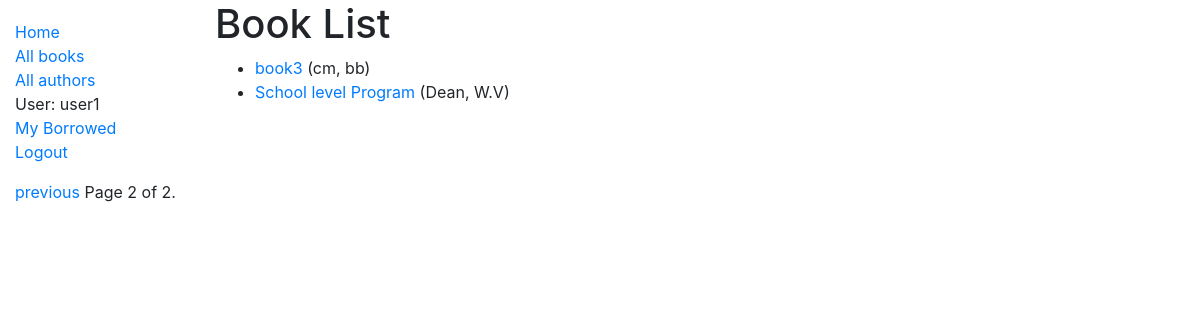
/catalog/books/?page=2 (signed in), run on the app's committed database.
### catalog/models.py (models this page shows, shortened)
class Book(models.Model):
    title = models.CharField(max_length=200)
    author = models.ForeignKey('Author', on_delete=models.SET_NULL, null=True)
    summary = models.TextField(max_length=1000, help_text='Enter a brief description of the book')
    isbn = models.CharField('ISBN', max_length=13, unique=True,
                            help_text='13 Character <a href="https://www.isbn-international.org/content/what-isbn">ISBN number</a>')
    genre = models.ManyToManyField(Genre, help_text='Select a genre for this book')
    language = models.ForeignKey('Language', on_delete=models.SET_NULL, null=True)
    def get_absolute_url(self):
        return reverse('book-detail', args=[str(self.id)])
    def display_genre(self):
        """Create a string for the Genre. This is required to display genre in Admin."""
        return ', '.join(genre.name for genre in self.genre.all()[:3])
    display_genre.short_description = 'Genre'

class Author(models.Model):
    first_name = models.CharField(max_length=100)
    last_name = models.CharField(max_length=100)
    date_of_birth = models.DateField(null=True, blank=True)
    date_of_death = models.DateField('died', null=True, blank=True)
    class Meta:
        ordering = ['last_name', 'first_name']
    def __str__(self):
        return f'{self.last_name}, {self.first_name}'

### catalog/views.py (the view)
# urls.py: path('books/', views.BookListView.as_view(), name='books'),
class BookListView(LoginRequiredMixin, generic.ListView):
    login_url = '/accounts/login/'
    model = Book
    template_name = 'book_list.html'
    paginate_by = 2
    def get_queryset(self):
        return Book.objects.all()
    def get_context_data(self, **kwargs):
        context = super(BookListView, self).get_context_data(**kwargs)
        context['some_data'] = 'This is just some data'
        return context

### catalog/templates/book_list.html
{% extends "base_generic.html" %}
{% block content %}
  <h1>Book List</h1>
  {% if book_list %}
  <ul>
    {% for book in book_list %}
      <li>
        <a href="{{ book.get_absolute_url }}">{{ book.title }}</a> ({{book.author}})
      </li>
    {% endfor %}
  </ul>
  {% else %}
    <p>There are no books in the library.</p>
  {% endif %}
{% endblock %}

### catalog/templates/base_generic.html (shortened to what this page needs)
<!DOCTYPE html>
<html lang="en">
<head>
    <link rel="stylesheet" href="https://cdn.jsdelivr.net/npm/bootstrap@4.5.3/dist/css/bootstrap.min.css"
>
    {% load static %}
    <link rel="stylesheet" href="{% static 'css/styles.css' %}">
</head>
<body>
<div class="container-fluid">
    <div class="row">
        <div class="col-sm-2">
            {% block sidebar %}
                <ul class="sidebar-nav">
                    <li><a href="{% url 'index' %}">Home</a></li>
                    <li><a href="{% url 'books' %}">All books</a></li>
                    <li><a href="{% url 'authors' %}">All authors</a></li>
                    {% if user.is_authenticated %}
                        <li>User: {{ user.get_username }}</li>
                        <li><a href="{% url 'my-borrowed' %}">My Borrowed</a></li>
                        <li><a href="{% url 'logout' %}?next={{ request.path }}">Logout</a></li>
                    {% else %}
                        <li><a href="{% url 'login' %}?next={{ request.path }}">Login</a></li>
                    {% endif %}
                </ul>
            {% endblock %}
            {% block pagination %}
                {% if is_paginated %}
                    <div class="pagination">
            <span class="page-links">
                {% if page_obj.has_previous %}
                    <a href="{{ request.path }}?page={{ page_obj.previous_page_number }}">previous</a>
                {% endif %}
                <span class="page-current">
                    Page {{ page_obj.number }} of {{ page_obj.paginator.num_pages }}.
                </span>
            </span>
                    </div>
                {% endif %}
            {% endblock %}
        </div>
        <div class="col-sm-10 ">{% block content %}{% endblock %}</div>
    </div>
</div>
</body>
</html>

### catalog/static/css/styles.css (style rules this page uses)
.sidebar-nav { margin-top: 20px; padding: 0; list-style: none; }

### data on the page
Book: title "book3", author "cm, bb"
Book: title "School level Program", author "Dean, W.V"

### other printed values
{{ user.get_username }} "user1"
{{ page_obj.number }} "2"
{{ page_obj.paginator.num_pages }} "2"
